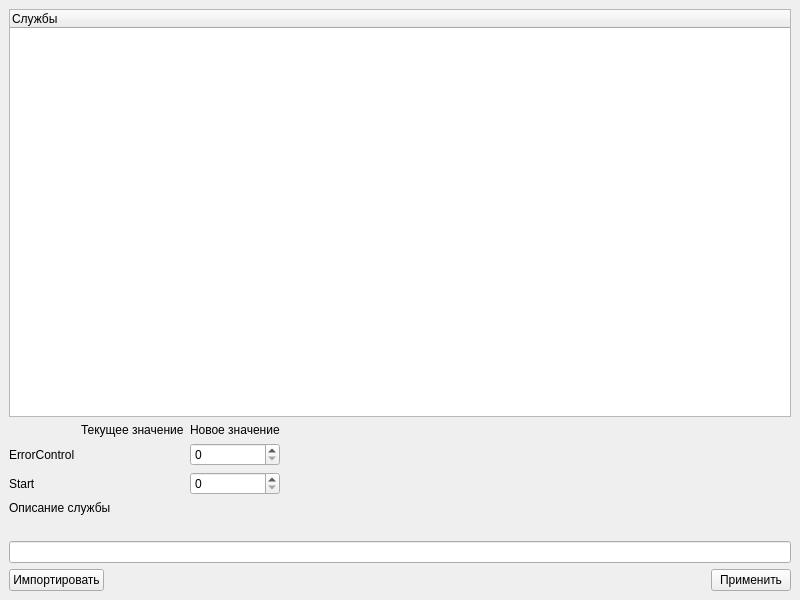
<?xml version="1.0" encoding="UTF-8"?>
<ui version="4.0">
 <class>MainWindow</class>
 <widget class="QMainWindow" name="MainWindow">
  <property name="geometry">
   <rect>
    <x>0</x>
    <y>0</y>
    <width>800</width>
    <height>600</height>
   </rect>
  </property>
  <property name="windowTitle">
   <string>MainWindow</string>
  </property>
  <widget class="QWidget" name="centralwidget">
   <layout class="QVBoxLayout" name="verticalLayout_2">
    <item>
     <widget class="QTreeWidget" name="tree">
      <column>
       <property name="text">
        <string notr="true">Службы</string>
       </property>
      </column>
     </widget>
    </item>
    <item>
     <layout class="QGridLayout" name="gridLayout_2">
      <item row="2" column="2">
       <widget class="QSpinBox" name="startEdit"/>
      </item>
      <item row="0" column="1">
       <widget class="QLabel" name="label_7">
        <property name="text">
         <string>Текущее значение</string>
        </property>
       </widget>
      </item>
      <item row="1" column="2">
       <widget class="QSpinBox" name="errorControlEdit"/>
      </item>
      <item row="2" column="1">
       <widget class="QLabel" name="startCurrent">
        <property name="text">
         <string/>
        </property>
       </widget>
      </item>
      <item row="1" column="1">
       <widget class="QLabel" name="errorControlCurrent">
        <property name="text">
         <string/>
        </property>
       </widget>
      </item>
      <item row="2" column="3">
       <spacer name="horizontalSpacer">
        <property name="orientation">
         <enum>Qt::Horizontal</enum>
        </property>
        <property name="sizeHint" stdset="0">
         <size>
          <width>40</width>
          <height>20</height>
         </size>
        </property>
       </spacer>
      </item>
      <item row="0" column="2">
       <widget class="QLabel" name="label_8">
        <property name="text">
         <string>Новое значение</string>
        </property>
       </widget>
      </item>
      <item row="1" column="0">
       <widget class="QLabel" name="label_3">
        <property name="text">
         <string>ErrorControl</string>
        </property>
       </widget>
      </item>
      <item row="2" column="0">
       <widget class="QLabel" name="label">
        <property name="text">
         <string>Start</string>
        </property>
       </widget>
      </item>
     </layout>
    </item>
    <item>
     <layout class="QVBoxLayout" name="verticalLayout">
      <item>
       <widget class="QLabel" name="label_2">
        <property name="text">
         <string>Описание службы</string>
        </property>
       </widget>
      </item>
      <item>
       <widget class="QLabel" name="displayNameCurrent">
        <property name="text">
         <string/>
        </property>
       </widget>
      </item>
      <item>
       <widget class="QLineEdit" name="displayNameEdit"/>
      </item>
     </layout>
    </item>
    <item>
     <layout class="QGridLayout" name="gridLayout">
      <item row="0" column="0">
       <widget class="QPushButton" name="pushButton">
        <property name="text">
         <string>Импортировать</string>
        </property>
       </widget>
      </item>
      <item row="0" column="2">
       <widget class="QPushButton" name="apply">
        <property name="text">
         <string>Применить</string>
        </property>
       </widget>
      </item>
      <item row="0" column="1">
       <spacer name="horizontalSpacer_2">
        <property name="orientation">
         <enum>Qt::Horizontal</enum>
        </property>
        <property name="sizeHint" stdset="0">
         <size>
          <width>40</width>
          <height>20</height>
         </size>
        </property>
       </spacer>
      </item>
     </layout>
    </item>
   </layout>
  </widget>
 </widget>
 <resources/>
 <connections/>
</ui>
